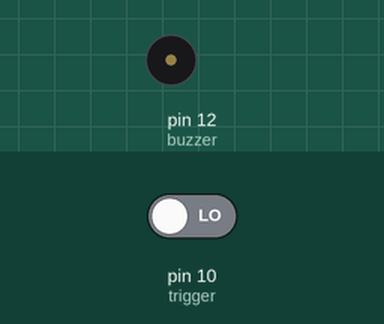
The sketch below on a simulated Arduino Uno, built with avr-gcc and run on an emulated ATmega328P. On the bench: buzzer (waves = sounding). The inputs (shaded band) are chosen by the test bench; at power-on: pin 10 (trigger) LOW.

Above: at 1.2 s.
1.3 s: pin 10 (trigger) driven HIGH
At 2.3 s:
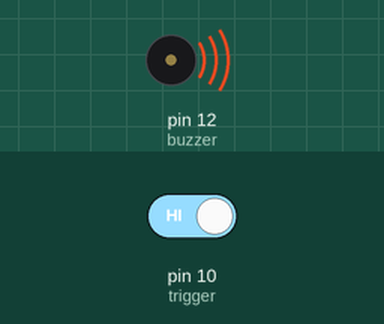
Timing chart, 0 to 8.8 s (numbered marks = the images above; inputs shaded):
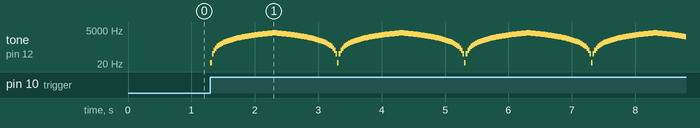

The sketch:

robot_siren.ino
```cpp
/*
robot_siren

created:   16 mar 2014
modified:  22 mar 2014
by:        tyler stephen
description:
  program waits for a digital high signal on port d10.
  a buzzer is given rapidly increasing and decreasing tones
  to create a siren effect. the siren loops until the signal
  goes down.
*/

const int trigger = 10;
const int buzzer = 12;


void siren(){
  int note_duration = 1000/8; //8th note
  int pause_between_notes = note_duration * 0.2;
  int current_freq = 25;
  int freq_increment = 80;

  while(digitalRead(trigger) == HIGH){
    tone(buzzer, current_freq, note_duration);
    delay(pause_between_notes);
    current_freq += freq_increment;
    if(current_freq == 25 || current_freq == 3225){
      freq_increment = -freq_increment;
    }/*if*/
  }/*while*/

}/*siren*/


void setup(){
  pinMode(trigger, INPUT);
  pinMode(buzzer, OUTPUT);
}

void loop(){
  if(digitalRead(trigger) == HIGH){
    siren(); //will run as long as trigger == HIGH
    //play a song, I guess
  }
}
```

Measured:
- after the input at 1.3 s, tone on pin 12 (buzzer): plays 25 Hz for 0.03 s, 105 Hz for 0.03 s, 185 Hz for 0.03 s, 265 Hz for 0.03 s, 345 Hz for 0.03 s, 425 Hz for 0.03 s … (300 notes in this stretch), starting at once
